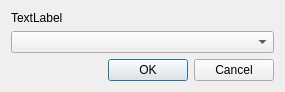
<?xml version="1.0" encoding="UTF-8"?>
<ui version="4.0">
 <class>StateDialog</class>
 <widget class="QDialog" name="StateDialog">
  <property name="geometry">
   <rect>
    <x>0</x>
    <y>0</y>
    <width>285</width>
    <height>86</height>
   </rect>
  </property>
  <property name="windowTitle">
   <string>combo_box_dialog</string>
  </property>
  <layout class="QVBoxLayout" name="verticalLayout">
   <item>
    <widget class="QLabel" name="labelDescription">
     <property name="text">
      <string>TextLabel</string>
     </property>
    </widget>
   </item>
   <item>
    <widget class="QComboBox" name="comboBox"/>
   </item>
   <item>
    <widget class="QDialogButtonBox" name="buttonBox">
     <property name="orientation">
      <enum>Qt::Horizontal</enum>
     </property>
     <property name="standardButtons">
      <set>QDialogButtonBox::Cancel|QDialogButtonBox::Ok</set>
     </property>
    </widget>
   </item>
  </layout>
 </widget>
 <resources/>
 <connections>
  <connection>
   <sender>buttonBox</sender>
   <signal>accepted()</signal>
   <receiver>StateDialog</receiver>
   <slot>accept()</slot>
   <hints>
    <hint type="sourcelabel">
     <x>248</x>
     <y>254</y>
    </hint>
    <hint type="destinationlabel">
     <x>157</x>
     <y>274</y>
    </hint>
   </hints>
  </connection>
  <connection>
   <sender>buttonBox</sender>
   <signal>rejected()</signal>
   <receiver>StateDialog</receiver>
   <slot>reject()</slot>
   <hints>
    <hint type="sourcelabel">
     <x>316</x>
     <y>260</y>
    </hint>
    <hint type="destinationlabel">
     <x>286</x>
     <y>274</y>
    </hint>
   </hints>
  </connection>
 </connections>
</ui>
